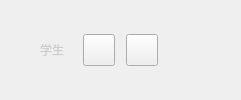
                <widget class="QWidget" name="widget_SmallClass" native="true">
                 <layout class="QHBoxLayout" name="horizontalLayout_4">
                  <property name="spacing">
                   <number>11</number>
                  </property>
                  <property name="leftMargin">
                   <number>0</number>
                  </property>
                  <property name="topMargin">
                   <number>0</number>
                  </property>
                  <property name="rightMargin">
                   <number>0</number>
                  </property>
                  <property name="bottomMargin">
                   <number>0</number>
                  </property>
                  <item>
                   <spacer name="horizontalSpacer_9">
                    <property name="orientation">
                     <enum>Qt::Horizontal</enum>
                    </property>
                    <property name="sizeHint" stdset="0">
                     <size>
                      <width>40</width>
                      <height>20</height>
                     </size>
                    </property>
                   </spacer>
                  </item>
                  <item>
                   <widget class="QLabel" name="label_student">
                    <property name="minimumSize">
                     <size>
                      <width>32</width>
                      <height>32</height>
                     </size>
                    </property>
                    <property name="maximumSize">
                     <size>
                      <width>32</width>
                      <height>32</height>
                     </size>
                    </property>
                    <property name="styleSheet">
                     <string notr="true">color: rgb(204, 204, 204);
font: 14px &quot;微软雅黑&quot;;</string>
                    </property>
                    <property name="text">
                     <string>学生</string>
                    </property>
                   </widget>
                  </item>
                  <item>
                   <widget class="QWidget" name="widget_14" native="true">
                    <property name="minimumSize">
                     <size>
                      <width>32</width>
                      <height>32</height>
                     </size>
                    </property>
                    <property name="maximumSize">
                     <size>
                      <width>32</width>
                      <height>32</height>
                     </size>
                    </property>
                    <layout class="QHBoxLayout" name="horizontalLayout_16">
                     <property name="spacing">
                      <number>0</number>
                     </property>
                     <property name="leftMargin">
                      <number>0</number>
                     </property>
                     <property name="topMargin">
                      <number>0</number>
                     </property>
                     <property name="rightMargin">
                      <number>0</number>
                     </property>
                     <property name="bottomMargin">
                      <number>0</number>
                     </property>
                     <item>
                      <widget class="QPushButton" name="pushButto_allUnpublish">
                       <property name="minimumSize">
                        <size>
                         <width>32</width>
                         <height>32</height>
                        </size>
                       </property>
                       <property name="maximumSize">
                        <size>
                         <width>32</width>
                         <height>32</height>
                        </size>
                       </property>
                       <property name="toolTip">
                        <string>全员下麦</string>
                       </property>
                       <property name="styleSheet">
                        <string notr="true">
QPushButton#pushButto_allUnpublish{
border-image: url(:/ctrl/img/ctrl/all_unpublish_Normal.png);
}
QPushButton#pushButto_allUnpublish:hover{
border-image: url(:/ctrl/img/ctrl/all_unpublish_Click.png);
}
</string>
                       </property>
                       <property name="text">
                        <string/>
                       </property>
                      </widget>
                     </item>
                    </layout>
                   </widget>
                  </item>
                  <item>
                   <widget class="QWidget" name="widget_15" native="true">
                    <property name="minimumSize">
                     <size>
                      <width>32</width>
                      <height>32</height>
                     </size>
                    </property>
                    <property name="maximumSize">
                     <size>
                      <width>32</width>
                      <height>32</height>
                     </size>
                    </property>
                    <layout class="QHBoxLayout" name="horizontalLayout_17">
                     <property name="spacing">
                      <number>0</number>
                     </property>
                     <property name="leftMargin">
                      <number>0</number>
                     </property>
                     <property name="topMargin">
                      <number>0</number>
                     </property>
                     <property name="rightMargin">
                      <number>0</number>
                     </property>
                     <property name="bottomMargin">
                      <number>0</number>
                     </property>
                     <item>
                      <widget class="QPushButton" name="pushButton_allMute">
                       <property name="minimumSize">
                        <size>
                         <width>32</width>
                         <height>32</height>
                        </size>
                       </property>
                       <property name="maximumSize">
                        <size>
                         <width>32</width>
                         <height>32</height>
                        </size>
                       </property>
                       <property name="toolTip">
                        <string>全员静音</string>
                       </property>
                       <property name="styleSheet">
                        <string notr="true">
QPushButton#pushButton_allMute{
border-image: url(:/ctrl/img/ctrl/multi_mic_Normal.png);
}

QPushButton#pushButton_allMute:hover{
	border-image: url(:/ctrl/img/ctrl/mic_Click.png);
}

QPushButton#pushButton_allMute:pressed{
border-image: url(:/ctrl/img/ctrl/mic_Normal.png);
}</string>
                       </property>
                       <property name="text">
                        <string/>
                       </property>
                      </widget>
                     </item>
                    </layout>
                   </widget>
                  </item>
                  <item>
                   <widget class="QWidget" name="widget_16" native="true">
                    <property name="minimumSize">
                     <size>
                      <width>32</width>
                      <height>32</height>
                     </size>
                    </property>
                    <property name="maximumSize">
                     <size>
                      <width>32</width>
                      <height>32</height>
                     </size>
                    </property>
                    <layout class="QHBoxLayout" name="horizontalLayout_18">
                     <property name="spacing">
                      <number>0</number>
                     </property>
                     <property name="leftMargin">
                      <number>0</number>
                     </property>
                     <property name="topMargin">
                      <number>0</number>
                     </property>
                     <property name="rightMargin">
                      <number>0</number>
                     </property>
                     <property name="bottomMargin">
                      <number>0</number>
                     </property>
                     <item>
                      <widget class="QLabel" name="label_3">
                       <property name="minimumSize">
                        <size>
                         <width>32</width>
                         <height>32</height>
                        </size>
                       </property>
                       <property name="maximumSize">
                        <size>
                         <width>32</width>
                         <height>32</height>
                        </size>
                       </property>
                       <property name="text">
                        <string/>
                       </property>
                      </widget>
                     </item>
                    </layout>
                   </widget>
                  </item>
                  <item>
                   <spacer name="horizontalSpacer_10">
                    <property name="orientation">
                     <enum>Qt::Horizontal</enum>
                    </property>
                    <property name="sizeHint" stdset="0">
                     <size>
                      <width>40</width>
                      <height>20</height>
                     </size>
                    </property>
                   </spacer>
                  </item>
                 </layout>
                </widget>
